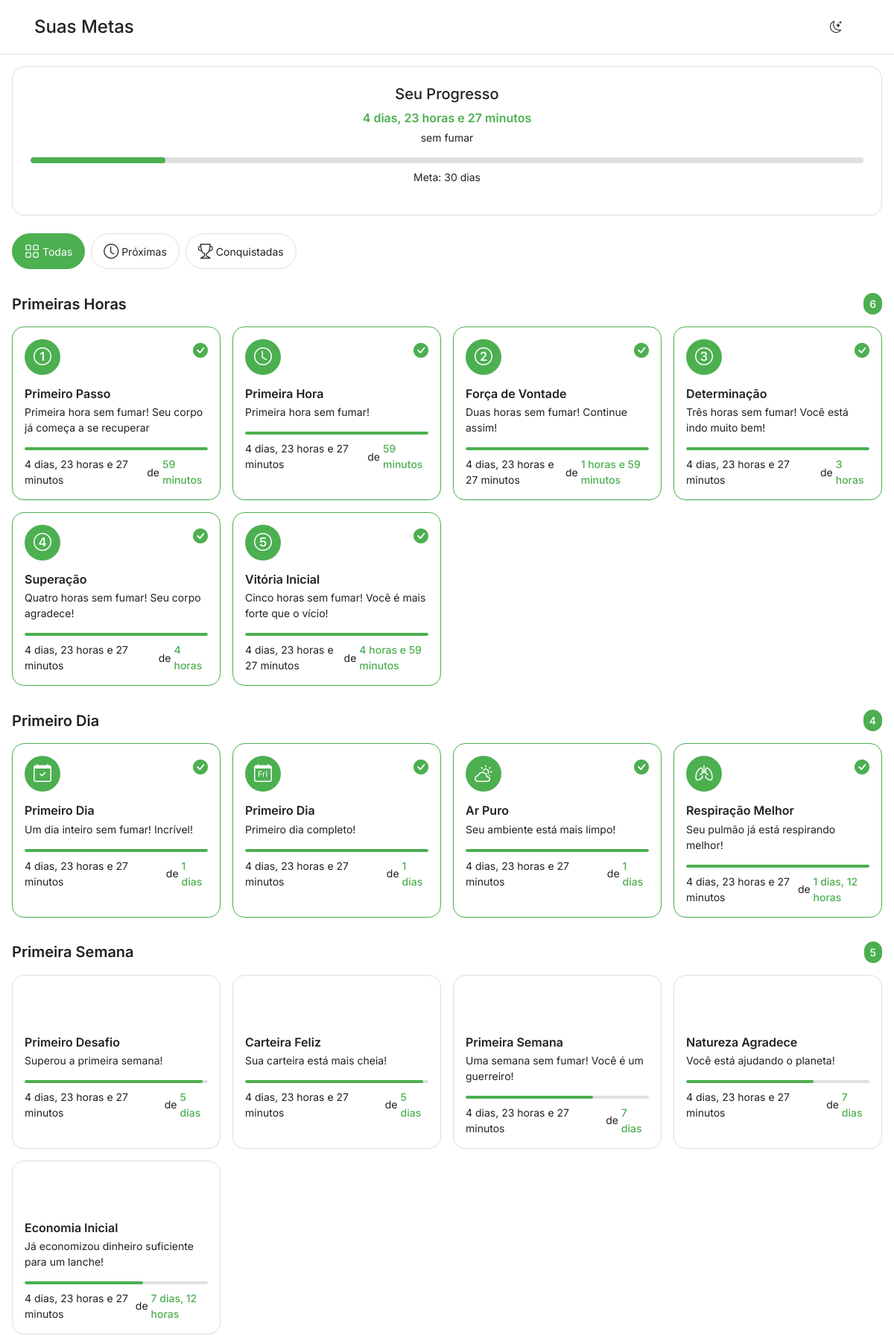
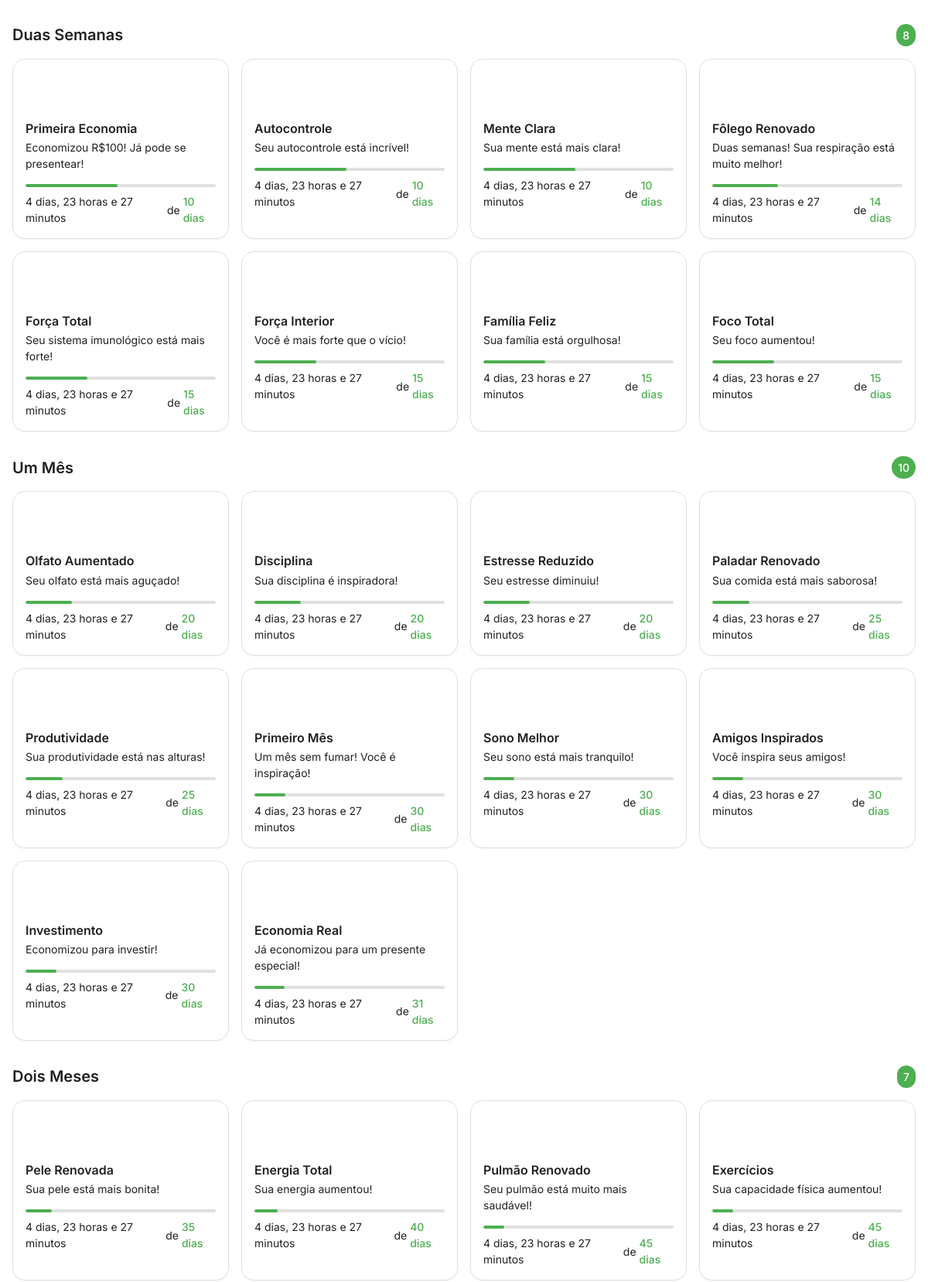
Page /metas.php (signed in, upper part) on the committed database (2 pictures, top to bottom).
### tables this page shows
CREATE TABLE `usuarios` (
  `id` int(11) NOT NULL,
  `nome` varchar(100) NOT NULL,
  `email` varchar(100) NOT NULL,
  `senha` varchar(255) NOT NULL,
  `cigarros_por_dia` int(11) NOT NULL,
  `preco_carteira` decimal(10,2) NOT NULL,
  `data_parar` date NOT NULL,
  `hora_parar` time NOT NULL,
  `data_cadastro` timestamp NOT NULL DEFAULT current_timestamp()
);

CREATE TABLE `metas` (
  `id` int(11) NOT NULL,
  `titulo` varchar(100) NOT NULL,
  `dias` decimal(10,3) NOT NULL,
  `descricao` text NOT NULL,
  `icone` varchar(50) NOT NULL
);

### metas.php (the view, shortened to what this page needs)
<?php
require_once 'php/conexao.php';
$stmt = $conn->prepare("SELECT * FROM usuarios WHERE id = ?");
$stmt->execute([$_SESSION['usuario_id']]);
$usuario = $stmt->fetch();
$data_parar = new DateTime($usuario['data_parar'] . ' ' . $usuario['hora_parar']);
$hoje = new DateTime();
$intervalo = $hoje->diff($data_parar);
$dias_sem_fumar = $intervalo->days + ($intervalo->h / 24) + ($intervalo->i / 1440);
$tempo_texto = '';
if ($intervalo->days > 0) {
    $tempo_texto .= $intervalo->days . ' ' . ($intervalo->days === 1 ? 'dia' : 'dias');
    if ($intervalo->h > 0 || $intervalo->i > 0) {
        $tempo_texto .= ', ';
    }
}
if ($intervalo->h > 0) {
    $tempo_texto .= $intervalo->h . ' ' . ($intervalo->h === 1 ? 'hora' : 'horas');
    if ($intervalo->i > 0) {
        $tempo_texto .= ' e ';
    }
}
if ($intervalo->i > 0) {
    $tempo_texto .= $intervalo->i . ' ' . ($intervalo->i === 1 ? 'minuto' : 'minutos');
}
$stmt = $conn->prepare("
    SELECT m.*,
           CASE
               WHEN ? >= m.dias THEN 'conquista-alcancada'
               ELSE 'conquista-pendente'
           END as status
    FROM metas m
    ORDER BY m.dias ASC
");
$stmt->execute([$dias_sem_fumar]);
$metas = $stmt->fetchAll();
$categorias = [
    'Primeiras Horas' => [],
    'Primeiro Dia' => [],
    'Primeira Semana' => [],
    'Duas Semanas' => [],
    'Um Mês' => [],
    'Dois Meses' => [],
    'Três Meses' => [],
    'Seis Meses' => [],
    'Um Ano' => [],
    'Metas de Quantidade' => [],
    'Metas de Economia' => [],
    'Metas de Saúde' => [],
    'Metas de Bem-estar' => [],
    'Metas de Superação' => [],
    'Metas de Estilo de Vida' => [],
    'Metas de Tempo' => [],
    'Metas de Superação Pessoal' => [],
    'Metas de Qualidade de Vida' => [],
    'Metas de Relacionamento' => [],
    'Metas de Ambiente' => [],
    'Metas de Saúde Mental' => [],
    'Metas de Produtividade' => [],
    'Metas de Longevidade' => [],
    'Metas de Superação Final' => []
];
function formatarTempoMeta($dias) {
    $diasInt = floor($dias);
    $horas = floor(($dias - $diasInt) * 24);
    $minutos = floor((($dias - $diasInt) * 24 - $horas) * 60);
    $texto = '';
    if ($diasInt > 0) {
        $texto .= $diasInt . ' ' . ($diasInt === 1 ? 'dia' : 'dias');
        if ($horas > 0 || $minutos > 0) {
            $texto .= ', ';
        }
    }
    if ($horas > 0) {
        $texto .= $horas . ' ' . ($horas === 1 ? 'hora' : 'horas');
        if ($minutos > 0) {
            $texto .= ' e ';
        }
    }
    if ($minutos > 0) {
        $texto .= $minutos . ' ' . ($minutos === 1 ? 'minuto' : 'minutos');
    }
    return $texto;
}
foreach ($metas as $meta) {
    $meta['tempo_formatado'] = formatarTempoMeta($meta['dias']);
    if ($meta['dias'] <= 0.208) {
        $categorias['Primeiras Horas'][] = $meta;
    } elseif ($meta['dias'] <= 1.5) {
        $categorias['Primeiro Dia'][] = $meta;
    } elseif ($meta['dias'] <= 7.5) {
        $categorias['Primeira Semana'][] = $meta;
    } elseif ($meta['dias'] <= 15) {
        $categorias['Duas Semanas'][] = $meta;
    } elseif ($meta['dias'] <= 31) {
        $categorias['Um Mês'][] = $meta;
    } elseif ($meta['dias'] <= 61) {
        $categorias['Dois Meses'][] = $meta;
    } elseif ($meta['dias'] <= 91) {
        $categorias['Três Meses'][] = $meta;
    } elseif ($meta['dias'] <= 181) {
        $categorias['Seis Meses'][] = $meta;
    } elseif ($meta['dias'] <= 366) {
        $categorias['Um Ano'][] = $meta;
    } elseif (strpos($meta['titulo'], 'Milhar') !== false || strpos($meta['titulo'], 'Mil') !== false) {
        $categorias['Metas de Quantidade'][] = $meta;
    } elseif (strpos($meta['titulo'], 'Economia') !== false || strpos($meta['titulo'], 'Carteira') !== false) {
        $categorias['Metas de Economia'][] = $meta;
    } elseif (strpos($meta['titulo'], 'Pulmão') !== false || strpos($meta['titulo'], 'Coração') !== false) {
        $categorias['Metas de Saúde'][] = $meta;
    } elseif (strpos($meta['titulo'], 'Olfato') !== false || strpos($meta['titulo'], 'Paladar') !== false) {
        $categorias['Metas de Bem-estar'][] = $meta;
    } elseif (strpos($meta['titulo'], 'Desafio') !== false || strpos($meta['titulo'], 'Força') !== false) {
        $categorias['Metas de Superação'][] = $meta;
    } elseif (strpos($meta['titulo'], 'Energia') !== false || strpos($meta['titulo'], 'Pele') !== false) {
        $categorias['Metas de Estilo de Vida'][] = $meta;
    } elseif (strpos($meta['titulo'], 'Hora') !== false || strpos($meta['titulo'], 'Dia') !== false) {
        $categorias['Metas de Tempo'][] = $meta;
    } elseif (strpos($meta['titulo'], 'Autocontrole') !== false || strpos($meta['titulo'], 'Disciplina') !== false) {
        $categorias['Metas de Superação Pessoal'][] = $meta;
    } elseif (strpos($meta['titulo'], 'Sono') !== false || strpos($meta['titulo'], 'Exercícios') !== false) {
        $categorias['Metas de Qualidade de Vida'][] = $meta;
    } elseif (strpos($meta['titulo'], 'Família') !== false || strpos($meta['titulo'], 'Amigos') !== false) {
        $categorias['Metas de Relacionamento'][] = $meta;
    } elseif (strpos($meta['titulo'], 'Ar') !== false || strpos($meta['titulo'], 'Natureza') !== false) {
        $categorias['Metas de Ambiente'][] = $meta;
    } elseif (strpos($meta['titulo'], 'Mente') !== false || strpos($meta['titulo'], 'Estresse') !== false) {
        $categorias['Metas de Saúde Mental'][] = $meta;
    } elseif (strpos($meta['titulo'], 'Foco') !== false || strpos($meta['titulo'], 'Produtividade') !== false) {
        $categorias['Metas de Produtividade'][] = $meta;
    } elseif (strpos($meta['titulo'], 'Vida') !== false || strpos($meta['titulo'], 'Qualidade') !== false) {
        $categorias['Metas de Longevidade'][] = $meta;
    } else {
        $categorias['Metas de Superação Final'][] = $meta;
    }
}
?>
<!DOCTYPE html>
<html lang="pt-BR">
<head>
    <link href="https://cdn.jsdelivr.net/npm/bootstrap@5.3.0/dist/css/bootstrap.min.css" rel="stylesheet">
    <link href="css/style.css" rel="stylesheet">
    <link href="css/metas.css" rel="stylesheet">
    <link rel="stylesheet" href="https://cdn.jsdelivr.net/npm/bootstrap-icons@1.11.0/font/bootstrap-icons.css">
</head>
<body>
    <header class="app-header">
        <div class="container">
            <div class="d-flex justify-content-between align-items-center">
                <h1 class="h4 mb-0">Suas Metas</h1>
                <button id="theme-toggle" class="btn btn-icon" aria-label="Alternar tema">
                    <i class="bi bi-moon-stars"></i>
                </button>
            </div>
        </div>
    </header>
    <main class="app-content">
        <div class="progress-card">
            <div class="progress-header">
                <h2>Seu Progresso</h2>
                <div class="progress-time">
                    <span><?php echo $tempo_texto; ?></span>
                </div>
                <p class="progress-subtitle">sem fumar</p>
            </div>
            <div class="progress-bar-container">
                <div class="progress-bar" role="progressbar" style="width: <?php echo min(($dias_sem_fumar / 30) * 100, 100); ?>%"></div>
            </div>
            <p class="progress-goal">Meta: 30 dias</p>
        </div>
        <div class="categories-menu">
            <button class="category-item active" data-category="todas">
                <i class="bi bi-grid"></i>
                <span>Todas</span>
            </button>
            <button class="category-item" data-category="proximas">
                <i class="bi bi-clock"></i>
                <span>Próximas</span>
            </button>
            <button class="category-item" data-category="alcancadas">
                <i class="bi bi-trophy"></i>
                <span>Conquistadas</span>
            </button>
        </div>
        <div class="goals-container">
            <?php foreach ($categorias as $categoria => $metas_categoria): ?>
                <?php if (!empty($metas_categoria)): ?>
                <section class="goals-section" data-category="<?php echo strtolower(str_replace(' ', '-', $categoria)); ?>">
                    <div class="section-header">
                        <h3 class="section-title"><?php echo $categoria; ?></h3>
                        <span class="section-count"><?php echo count($metas_categoria); ?></span>
                    </div>
                    <div class="goals-grid">
                        <?php foreach ($metas_categoria as $meta): ?>
                        <div class="goal-card <?php echo $meta['status']; ?>"
                             data-dias="<?php echo $meta['dias']; ?>"
                             data-titulo="<?php echo htmlspecialchars($meta['titulo']); ?>"
                             data-descricao="<?php echo htmlspecialchars($meta['descricao']); ?>"
                             data-icone="<?php echo $meta['icone']; ?>">
                            <div class="goal-icon">
                                <i class="bi <?php echo $meta['icone']; ?>"></i>
                            </div>
                            <div class="goal-content">
                                <h4><?php echo $meta['titulo']; ?></h4>
                                <p><?php echo $meta['descricao']; ?></p>
                                <div class="goal-progress">
                                    <div class="progress-bar" role="progressbar" style="width: <?php echo min(($dias_sem_fumar / $meta['dias']) * 100, 100); ?>%"></div>
                                </div>
                                <div class="goal-time">
                                    <span class="current-time"><?php echo $tempo_texto; ?></span>
                                    <span class="separator">de</span>
                                    <span class="target-time"><?php echo $meta['tempo_formatado']; ?></span>
                                </div>
                            </div>
                            <?php if ($meta['status'] == 'conquista-alcancada'): ?>
                            <div class="goal-badge">
                                <i class="bi bi-check-circle-fill"></i>
                            </div>
                            <?php endif; ?>
                        </div>
                        <?php endforeach; ?>
                    </div>
                </section>
                <?php endif; ?>
            <?php endforeach; ?>
        </div>
    </main>
</body>
</html>

### css/style.css (style rules this page uses)
:root { --primary-color: #4CAF50; --primary-color-light: #E8F5E9; --primary-color-dark: #388E3C; --secondary-color: #2196F3; --success-color: #4CAF50; --warning-color: #FFC107; --danger-color: #F44336; --text-primary: #212121; --text-secondary: #757575; --border-color: #E0E0E0; --background-color: #FFFFFF; --surface-color: #FFFFFF; --surface-color-dark: #424242; --border-color-dark: #616161; --background-color-dark: #121212; --spacing-xs: 0.25rem; --spacing-sm: 0.5rem; --spacing-md: 1rem; --spacing-lg: 1.5rem; --spacing-xl: 2rem; --font-size-xs: 0.75rem; --font-size-sm: 0.875rem; --font-size-md: 1rem; --font-size-lg: 1.25rem; --font-size-xl: 1.5rem; --border-radius-sm: 0.25rem; --border-radius-md: 0.5rem; --border-radius-lg: 1rem; --border-radius-full: 9999px; --shadow-sm: 0 1px 2px rgba(0,0,0,0.05); --shadow-md: 0 4px 6px rgba(0,0,0,0.1); --shadow-lg: 0 10px 15px rgba(0,0,0,0.1); }
* { margin: 0; padding: 0; box-sizing: border-box; }
body { font-family: 'Inter', sans-serif; background-color: var(--background-color); color: var(--text-primary); line-height: 1.5; -webkit-font-smoothing: antialiased; -moz-osx-font-smoothing: grayscale; }
.app-header { background: var(--background-color); border-bottom: 1px solid var(--border-color); padding: var(--spacing-md) 0; }
.app-header .container { padding: 0 var(--spacing-md); }
.btn-icon { background: none; border: none; color: var(--text-primary); padding: var(--spacing-sm); cursor: pointer; transition: color 0.2s ease; }
.app-content { margin-bottom: 4rem; padding: var(--spacing-md); }
.progress-card { background: var(--surface-color); border-radius: var(--border-radius-lg); border: 1px solid var(--border-color); padding: var(--spacing-lg); margin-bottom: var(--spacing-md); box-shadow: var(--shadow-sm); }
.progress-header { text-align: center; margin-bottom: var(--spacing-md); }
.progress-time { font-size: var(--font-size-xl); font-weight: 600; color: var(--primary-color); margin: var(--spacing-sm) 0; }
.progress-subtitle { color: var(--text-secondary); font-size: var(--font-size-sm); }
.progress-bar-container { background: var(--border-color); border-radius: var(--border-radius-full); height: 8px; margin: var(--spacing-md) 0; overflow: hidden; }
.progress-bar { background: var(--primary-color); height: 100%; border-radius: var(--border-radius-full); transition: width 0.3s ease; }
.progress-goal { text-align: center; color: var(--text-secondary); font-size: var(--font-size-sm); }
.btn { display: inline-block; padding: var(--spacing-sm) var(--spacing-lg); border-radius: var(--border-radius-md); font-size: var(--font-size-md); font-weight: 500; text-align: center; cursor: pointer; transition: all 0.2s ease; border: none; }

### rows in the picture
metas: titulo "Primeiro Passo", descricao "Primeira hora sem fumar! Seu corpo já começa a se recuperar", tempo_formatado "59 minutos"
metas: titulo "Primeira Hora", descricao "Primeira hora sem fumar!", tempo_formatado "59 minutos"
metas: titulo "Força de Vontade", descricao "Duas horas sem fumar! Continue assim!", tempo_formatado "1 horas e 59 minutos"
metas: titulo "Determinação", descricao "Três horas sem fumar! Você está indo muito bem!", tempo_formatado "3 horas"
metas: titulo "Superação", descricao "Quatro horas sem fumar! Seu corpo agradece!", tempo_formatado "4 horas"
metas: titulo "Vitória Inicial", descricao "Cinco horas sem fumar! Você é mais forte que o vício!", tempo_formatado "4 horas e 59 minutos"
metas: titulo "Primeiro Dia", descricao "Um dia inteiro sem fumar! Incrível!", tempo_formatado "1 dias"
metas: titulo "Primeiro Dia", descricao "Primeiro dia completo!", tempo_formatado "1 dias"
metas: titulo "Ar Puro", descricao "Seu ambiente está mais limpo!", tempo_formatado "1 dias"
metas: titulo "Respiração Melhor", descricao "Seu pulmão já está respirando melhor!", tempo_formatado "1 dias, 12 horas"
metas: titulo "Primeiro Desafio", descricao "Superou a primeira semana!", dias 5 (drawn), tempo_formatado "5 dias"
metas: titulo "Carteira Feliz", descricao "Sua carteira está mais cheia!", dias 5 (drawn), tempo_formatado "5 dias"
metas: titulo "Primeira Semana", descricao "Uma semana sem fumar! Você é um guerreiro!", dias 7 (drawn), tempo_formatado "7 dias"
metas: titulo "Natureza Agradece", descricao "Você está ajudando o planeta!", dias 7 (drawn), tempo_formatado "7 dias"
metas: titulo "Economia Inicial", descricao "Já economizou dinheiro suficiente para um lanche!", dias 7.5 (drawn), tempo_formatado "7 dias, 12 horas"
metas: titulo "Primeira Economia", descricao "Economizou R$100! Já pode se presentear!", dias 10 (drawn), tempo_formatado "10 dias"
metas: titulo "Autocontrole", descricao "Seu autocontrole está incrível!", dias 10 (drawn), tempo_formatado "10 dias"
metas: titulo "Mente Clara", descricao "Sua mente está mais clara!", dias 10 (drawn), tempo_formatado "10 dias"
metas: titulo "Fôlego Renovado", descricao "Duas semanas! Sua respiração está muito melhor!", dias 14 (drawn), tempo_formatado "14 dias"
metas: titulo "Força Total", descricao "Seu sistema imunológico está mais forte!", dias 15 (drawn), tempo_formatado "15 dias"
metas: titulo "Força Interior", descricao "Você é mais forte que o vício!", dias 15 (drawn), tempo_formatado "15 dias"
metas: titulo "Família Feliz", descricao "Sua família está orgulhosa!", dias 15 (drawn), tempo_formatado "15 dias"
metas: titulo "Foco Total", descricao "Seu foco aumentou!", dias 15 (drawn), tempo_formatado "15 dias"
metas: titulo "Olfato Aumentado", descricao "Seu olfato está mais aguçado!", dias 20 (drawn), tempo_formatado "20 dias"
metas: titulo "Disciplina", descricao "Sua disciplina é inspiradora!", dias 20 (drawn), tempo_formatado "20 dias"
metas: titulo "Estresse Reduzido", descricao "Seu estresse diminuiu!", dias 20 (drawn), tempo_formatado "20 dias"
metas: titulo "Paladar Renovado", descricao "Sua comida está mais saborosa!", dias 25 (drawn), tempo_formatado "25 dias"
metas: titulo "Produtividade", descricao "Sua produtividade está nas alturas!", dias 25 (drawn), tempo_formatado "25 dias"
metas: titulo "Primeiro Mês", descricao "Um mês sem fumar! Você é inspiração!", dias 30 (drawn), tempo_formatado "30 dias"
metas: titulo "Sono Melhor", descricao "Seu sono está mais tranquilo!", dias 30 (drawn), tempo_formatado "30 dias"
metas: titulo "Amigos Inspirados", descricao "Você inspira seus amigos!", dias 30 (drawn), tempo_formatado "30 dias"
metas: titulo "Investimento", descricao "Economizou para investir!", dias 30 (drawn), tempo_formatado "30 dias"
metas: titulo "Economia Real", descricao "Já economizou para um presente especial!", dias 31 (drawn), tempo_formatado "31 dias"
metas: titulo "Pele Renovada", descricao "Sua pele está mais bonita!", dias 35 (drawn), tempo_formatado "35 dias"
metas: titulo "Energia Total", descricao "Sua energia aumentou!", dias 40 (drawn), tempo_formatado "40 dias"
metas: titulo "Pulmão Renovado", descricao "Seu pulmão está muito mais saudável!", dias 45 (drawn), tempo_formatado "45 dias"
metas: titulo "Exercícios", descricao "Sua capacidade física aumentou!", dias 45 (drawn), tempo_formatado "45 dias"

### other values in the picture
$categoria "Primeiras Horas"
count($metas_categoria) "6"
$categoria "Primeiro Dia"
count($metas_categoria) "4"
$categoria "Primeira Semana"
count($metas_categoria) "5"
$categoria "Duas Semanas"
count($metas_categoria) "8"
$categoria "Um Mês"
count($metas_categoria) "10"
$categoria "Dois Meses"
count($metas_categoria) "7"
